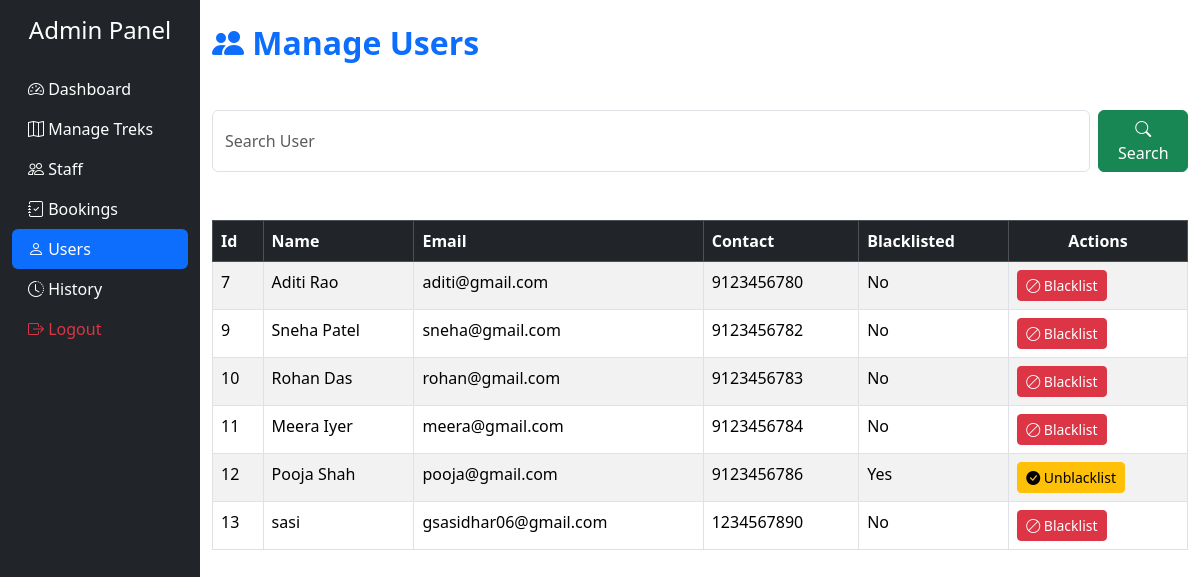
/admin/manage_users (signed in), run on the app's committed database.
### app.py (models this page shows)
class User(db.Model) :
    __tablename__ = "user"
    id = db.Column(db.Integer, primary_key=True)
    name = db.Column(db.String(100), nullable=False)
    email = db.Column(db.String(100), unique=True, nullable=False)
    password = db.Column(db.String(250), nullable=False)
    role = db.Column(db.String(15), nullable=False)
    contact = db.Column(db.String(15), nullable=False)
    approved = db.Column(db.Boolean, default=False)
    blacklisted = db.Column(db.Boolean, default=False)

### app.py (the view)
@app.route("/admin/manage_users")
def manage_users():
    if "user_id" not in session or session.get("user_role") != "admin":
        return redirect(url_for("login"))
    search = request.args.get("search")
    if search:
        users_all = User.query.filter(User.role == "user",User.name.ilike(f"%{search}%")).all()
    else:
        users_all = User.query.filter_by(role="user").all()
    return render_template("admin/manage_users.html", users_all=users_all)

### app.py (called while the page is built)
@app.after_request  ##----->>>> for the website cache memory to be flused out
def add_header(response):
    response.headers["Cache-Control"] = "no-cache, no-store, must-revalidate"
    response.headers["Pragma"] = "no-cache"
    response.headers["Expires"] = "0"
    return response

### templates/admin/manage_users.html (shortened to what this page needs)
{% extends 'base.html' %}
{% block body %}
<div class="container-fluid">
    <div class="row">
        <div class="col-md-2 bg-dark min-vh-100">
            <h4 class="text-white text-center mt-3">
                Admin Panel
            </h4>
            <div class="nav flex-column mt-4">
                <a href="{{ url_for('admin_dashboard') }}" class="nav-link text-white">
                    <i class="bi bi-speedometer2"></i> Dashboard
                </a>
                <a href="{{ url_for('manage_treks') }}" class="nav-link text-white">
                    <i class="bi bi-map"></i> Manage Treks
                </a>
                <a href="{{ url_for('manage_staff') }}" class="nav-link text-white">
                    <i class="bi bi-people"></i> Staff
                </a>
                <a href="{{ url_for('bookings') }}" class="nav-link text-white">
                    <i class="bi bi-journal-check"></i> Bookings
                </a>
                <a href="{{ url_for('manage_users') }}" class="nav-link bg-primary text-white rounded">
                    <i class="bi bi-person"></i> Users
                </a>
                <a href="{{ url_for('admin_history') }}" class="nav-link text-white">
                    <i class="bi bi-clock-history"></i> History
                </a>
                <a href="{{ url_for('logout') }}" class="nav-link text-danger">
                    <i class="bi bi-box-arrow-right"></i> Logout
                </a>
            </div>
        </div>
        <div class="col-md-10 mt-4">
            <h2 class="fw-bold text-primary"><i class="bi bi-people-fill"></i> Manage Users</h2>
            <form method="GET" action="{{ url_for('manage_users') }}" class="d-flex my-5">
                <input type="text" class="form-control me-2" name="search" placeholder="Search User">
                <button class="btn btn-success" type="submit"><i class="bi bi-search"></i>
                    Search
                </button>
            </form>
            <table class="table table-bordered table-hover table-striped">
                <thead class="table-dark">
                    <tr>
                        <th scope="col">Id</th>
                        <th scope="col">Name</th>
                        <th scope="col">Email</th>
                        <th scope="col">Contact</th>
                        <th scope="col">Blacklisted</th>
                        <th scope="col" class="text-center">Actions</th>
                    </tr>
                </thead>
                <tbody>
                    {% for user in users_all %}
                    <tr>
                        <td>{{user.id}}</td>
                        <td>{{user.name}}</td>
                        <td>{{user.email}}</td>
                        <td>{{user.contact}}</td>
                        <td>
                            {% if user.blacklisted %}
                            Yes
                            {% else %}
                            No
                            {% endif %}
                        </td>
                        <td>
                            {% if not user.blacklisted %}
                            <a href="{{ url_for('blacklist_user', id=user.id) }}" class="btn btn-danger btn-sm"><i class="bi bi-ban"></i>
                                Blacklist
                            </a>
                            {% else %}
                            <a href="{{ url_for('unblacklist_user', id=user.id) }}" class="btn btn-warning btn-sm"><i class="bi bi-check-circle-fill"></i>
                                Unblacklist
                            </a>
                            {% endif %}
                        </td>
                    </tr>
                    {% endfor %}
                </tbody>
            </table>
        </div>
    </div>
</div>
{% endblock %}

### templates/base.html (style rules this page uses)
.nav-link { transition:0.3s; }

### data on the page
User: id "7", name "Aditi Rao", email "aditi@gmail.com", contact "9123456780", blacklisted "No"
User: id "9", name "Sneha Patel", email "sneha@gmail.com", contact "9123456782", blacklisted "No"
User: id "10", name "Rohan Das", email "rohan@gmail.com", contact "9123456783", blacklisted "No"
User: id "11", name "Meera Iyer", email "meera@gmail.com", contact "9123456784", blacklisted "No"
User: id "12", name "Pooja Shah", email "pooja@gmail.com", contact "9123456786", blacklisted "Yes"
User: id "13", name "sasi", email "gsasidhar06@gmail.com", contact "1234567890", blacklisted "No"
